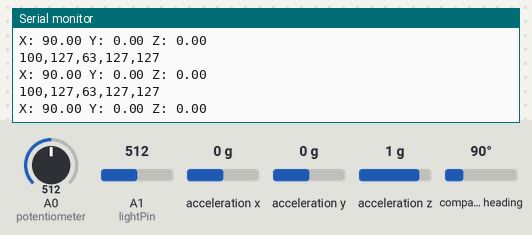
A sketch run on a simulated Arduino Uno, built with avr-gcc and run on an emulated ATmega328P. On the bench: the last lines printed to the serial monitor. The test bench sets the inputs (shaded band); at power-on: compass heading 90°, acceleration x 0 g, A1 (lightPin) = 512, acceleration y 0 g, A0 (potentiometer) = 512, acceleration z 1 g.

Above: at 2.2 s.
2.3 s: compass heading set to 7°
At 2.44 s:
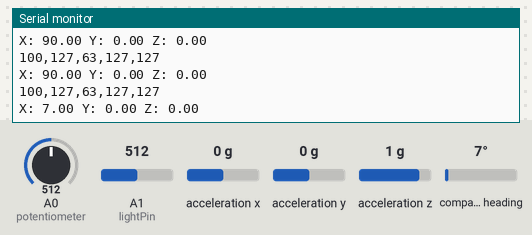
5.3 s: acceleration x set to 0.8 g
At 5.35 s:
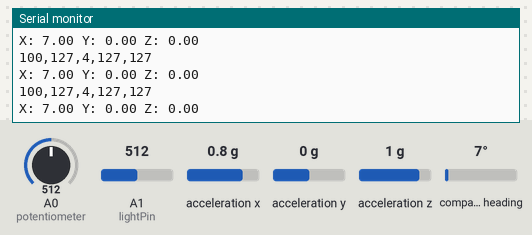
8.3 s: A1 (lightPin) set to 716
At 8.38 s:
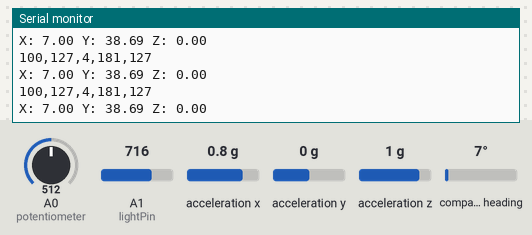
9.8 s: acceleration y set to -1.4 g
At 9.83 s:
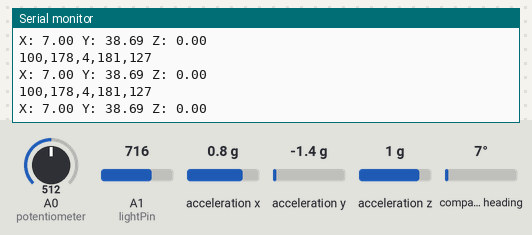
12.8 s: compass heading set to 90°
At 12.86 s:
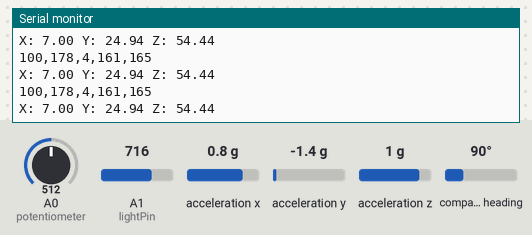
15.8 s: A1 (lightPin) set to 992
At 15.88 s:
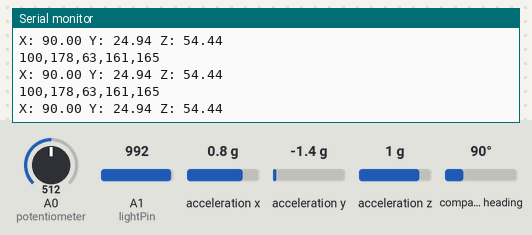
Timing chart, 0 to 18.3 s (numbered marks = the images above; inputs shaded):
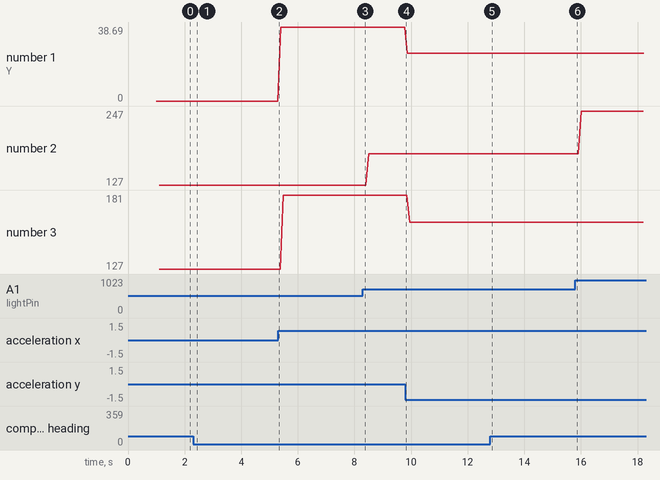

Measured:
- after the input at 2.3 s, the serial monitor: prints a new line after 0.08 s (image 1)
- plotted number 1: 0 → 38.69 after the input at 5.3 s, 38.69 → 24.94 after the input at 9.8 s
- plotted number 2: 127 → 178 after the input at 8.3 s, 178 → 247 after the input at 15.8 s
- plotted number 3: 127 → 181 after the input at 5.3 s, 181 → 161 after the input at 9.8 s

The sketch:

mindReader.ino
```cpp
/* Mind Reader
 *  by
 *  Nick Alexander
 *
 * Arduino code based on Creation & Computation 03 Arduino to P5
 *  by
 *  Kate Hartman / Nick Puckett
 */
#include <Wire.h>
#include <Adafruit_Sensor.h>
#include <Adafruit_BNO055.h>
#include <utility/imumaths.h>

#define BNO055_SAMPLERATE_DELAY_MS (100)

Adafruit_BNO055 bno = Adafruit_BNO055();
imu::Vector<3> euler;

unsigned long lastRead;

long lastSend;                                               //used for the timer controlling the send rate
int sendDelay = 20;                                         //ms between data sends. required for proper functionality


const int potentiometer = A0; //potentiometer
const int lightPin = A1; //light sensor
const int switchPin = 7; //switch
int sensorVals[5];                                          //array used to hold the sensor values
                                                            //in this case it is initiated with [2] because there are
                                                            //2 sensor values to send. If you need to send 5 values you
int s1, s2, s3;                                                            //should iniate the array with [5]
int xEuler, yEuler, zEuler;


void setup() {

Serial.begin(9600);                                         //turn on the Serial port @ 9600 baud, this is the default for the P5 server

  /* Initialise the sensor */
  if (!bno.begin())
  {
    /* There was a problem detecting the BNO055 ... check your connections */
    Serial.print("Ooops, no BNO055 detected ... Check your wiring or I2C ADDR!");
    while (1);
  }

  delay(1000);
  bno.setExtCrystalUse(true);
}

void loop() {

s1 = analogRead(potentiometer);
s2 = analogRead(lightPin);
//s3 = digitalRead(switchPin);

//checkToggle;
checkOrient();


sensorVals[0] = 100; //dummy - the first in the string is always returning NaN                           //read the sensor values and put them into the array
sensorVals[1] = map(s2,0, 1023,0, 255);                             //LX Sensor
sensorVals[2] = xEuler;                                             //x axis
sensorVals[3] = yEuler;                                             //y axis
sensorVals[4] = zEuler;                                             //z axis
sensorVals[5] = map(s1, 0,  1023, 0, 255);                          //potentiometer

sendData(sensorVals,(sizeof(sensorVals)/sizeof(int)), sendDelay);   //execute the sendData function
                                                                    //(sizeof(sensorVals)/sizeof(int)) is used because we are passing an
                                                                    //array into the function and arduino can't determine the size of the
                                                                    //array in that scope

}


void sendData(int sVal[], int arLength, int sDel)           //this is the function that sends data out the Serial port
{                                                           //the format is   "sensorvalue1,sensorvalue2,sensorvalue3,..."
    if(millis()-lastSend>=sDel)                             //simple timer controls how often it sends
    {
      for(int i=0;i<arLength;i++)                           //for loop is used to package up all the values in the array
      {
        if(i<arLength-1)                                    //this checks what to do if it ISN'T the last value
        {                                                   //it uses Serial.print and adds the comma to the string
        Serial.print(sVal[i]);
        Serial.print(",");
        }
          else
          {
          Serial.println(sVal[i]);                          //there is a different command for the final value
          }                                                 //we use Serial.println because the server looks for the newline character to know the end of the messages
      }                                                     //it also doesn't need the comma because it is the last value
      lastSend = millis();                                  //save the time that the value is sent, so the timer will work
    }
}
void checkOrient(){
   // Possible vector values can be:
  // - VECTOR_ACCELEROMETER - m/s^2
  // - VECTOR_MAGNETOMETER  - uT
  // - VECTOR_GYROSCOPE     - rad/s
  // - VECTOR_EULER         - degrees
  // - VECTOR_LINEARACCEL   - m/s^2
  // - VECTOR_GRAVITY       - m/s^2

 imu::Vector<3> euler = bno.getVector(Adafruit_BNO055::VECTOR_EULER);

 // euler = bno.getVector(Adafruit_BNO055::VECTOR_EULER);


   /* Display the floating point data */
  Serial.print("X: ");
  Serial.print(euler.x());
  Serial.print(" Y: ");
  Serial.print(euler.y());
  Serial.print(" Z: ");
  Serial.print(euler.z());
  Serial.println("");
  /*
    Display calibration status for each sensor.
    uint8_t system, gyro, accel, mag = 0;
    bno.getCalibration(&system, &gyro, &accel, &mag);
    if (gyro+accel+mag != 9) { //not yet calibrated
      Serial.print("CALIBRATION: Sys=");
      Serial.print(system, DEC);
      Serial.print(" G=");
      Serial.print(gyro, DEC);
      Serial.print(" A=");
      Serial.print(accel, DEC);
      Serial.print(" M=");
      Serial.print(mag, DEC);
    } */

  xEuler = map(euler.x(), 0, 360, 0, 255);
  yEuler = map(euler.y(), -90, 90, 0, 255);
  zEuler = map(euler.z(), -180, 180, 0, 255);

    delay(BNO055_SAMPLERATE_DELAY_MS);
    lastRead = millis();
}

/*void checkToggle(){
  stateA = digitalRead(posOne);
  stateB = digitalRead(posTwo);

  if ((stateA == 1) && (stateB==0)){
    digitalWrite(ledPin1,HIGH);
    digitalWrite(ledPin2,LOW);
    Serial.println("stateA");
}
  if ((stateB == 1) && (stateA==0)){
    digitalWrite(ledPin2,HIGH);
    digitalWrite(ledPin1,LOW);
    Serial.println("stateB");
}
  if ((stateA == 1) && (stateB==1)){
    digitalWrite(ledPin1,LOW);
    digitalWrite(ledPin2,LOW);
    Serial.println("off");
}
} */
```
